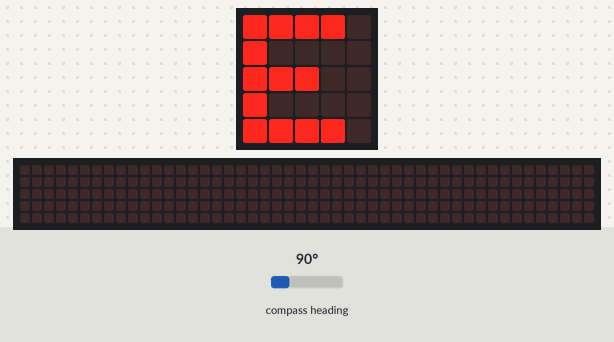
The program below on a simulated BBC micro:bit (MakeCode). Shown: the board's 5×5 LED display, a strip that is not on the board, showing the scrolling text unrolled. The inputs (shaded band) are chosen by the test bench; at power-on: compass heading 90°. The 48×5 strip is a reading aid, not a part: it shows the text the display is scrolling, unrolled, one strip-width of it at a time; the compass is already calibrated.

Above: at 1.2 s.
1.3 s: compass heading set to 132°
2.8 s: compass heading set to 140°
At 3.15 s:
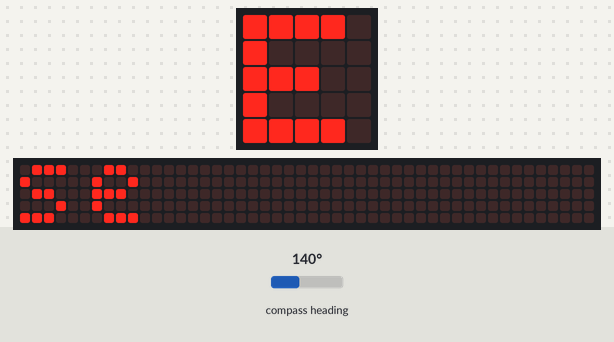
5.0 s: compass heading set to 7°
At 6.1 s:
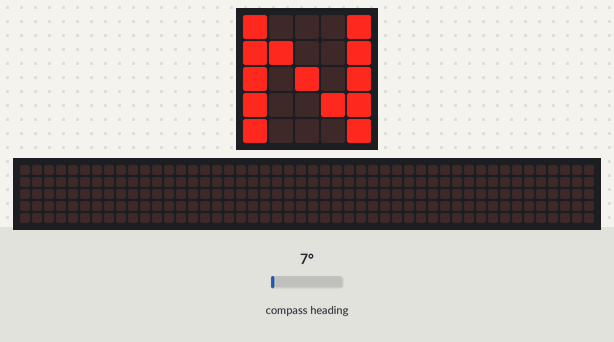
7.3 s: compass heading set to 39°
8.8 s: compass heading set to 50°
At 8.95 s:
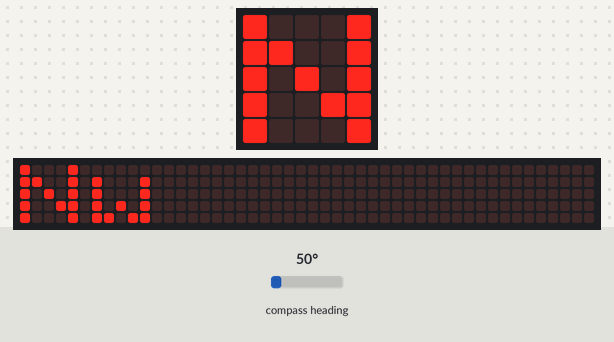
10.8 s: compass heading set to 269°
At 14.23 s:
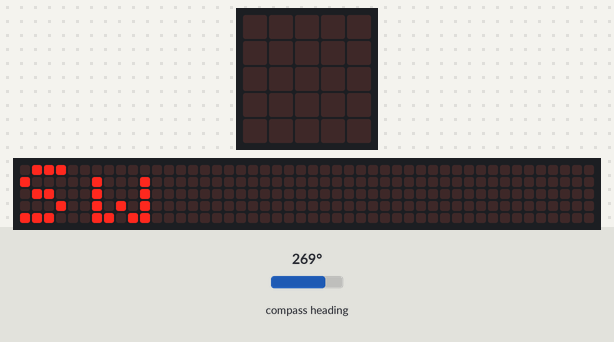
Timing chart, 0 to 14.5 s (numbered marks = the images above; inputs shaded):
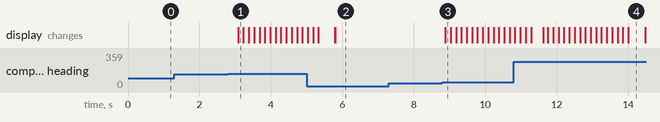

The program:

main.ts
```typescript
let degrees = 0
basic.forever(function () {
    degrees = input.compassHeading()
})
basic.forever(function () {
    degrees = input.compassHeading()
    if (degrees < 0) {
        basic.showString("Nw")
    } else if (degrees < 45) {
        basic.showString("N")
    } else if (degrees < 90) {
        basic.showString("Nw")
    } else if (degrees < 135) {
        basic.showString("E")
    } else if (degrees < 180) {
        basic.showString("Se")
    } else if (degrees < 225) {
        basic.showString("S")
    } else if (degrees < 270) {
        basic.showString("Sw")
    } else if (degrees < 315) {
        basic.showString("W")
    }
})
```

test.ts
```typescript
// les tests vont ici ; cela ne sera pas compilé si ce paquet est utilisé en tant qu'extension.
```

Measured:
- the behaviour switches between 134 and 135° on compass heading (found by bisection; images 0 and 1)
- the behaviour switches between 44 and 45° on compass heading (found by bisection; images 2 and 3)
- after the input at 1.3 s, every drawn part: stays the same
- after the input at 2.8 s, the display: changes after 0.28 s (image 1)
- after the input at 5.0 s, the display: first differs from a run without the input after 0.80 s (image 2)
- after the input at 7.3 s, every drawn part: stays the same
- after the input at 8.8 s, the display: changes after 0.08 s (image 3)
- after the input at 10.8 s, the display: first differs from a run without the input after 0.82 s (image 4)
- what the display in image 4 shows lasts 0.5 s, from 14.0 s to 14.5 s
